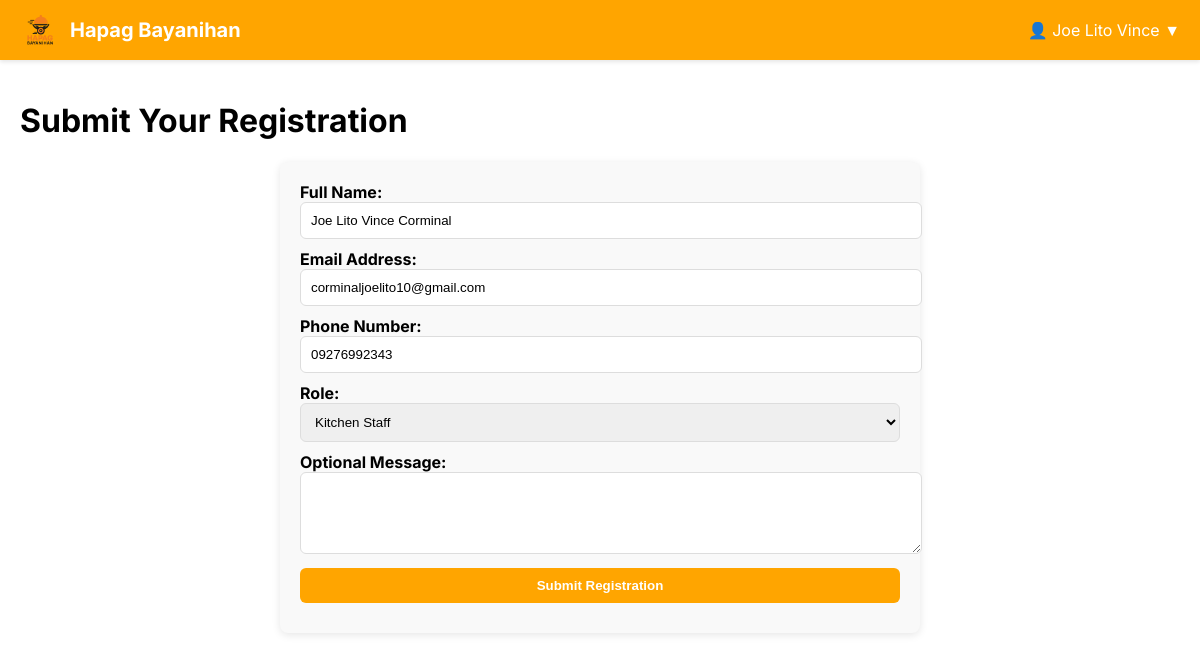
The app's page /request.php (signed in) with its own data.
### tables this page shows
CREATE TABLE `registration` (
  `id` int(11) NOT NULL,
  `FirstName` varchar(100) NOT NULL,
  `LastName` varchar(100) NOT NULL,
  `ContactNumber` varchar(20) NOT NULL,
  `Username` varchar(50) NOT NULL,
  `Email` varchar(100) NOT NULL,
  `Password` varchar(255) NOT NULL,
  `User_type` varchar(20) NOT NULL DEFAULT 'user',
  `RegistrationDate` timestamp NOT NULL DEFAULT current_timestamp(),
  `profile_image` varchar(255) DEFAULT 'default.png'
);

### request.php (the view, shortened to what this page needs)
<?php
include "dbconfig.php";
$user_id = $_SESSION['user_id'];
$user_sql = "SELECT FirstName, LastName, ContactNumber, Email FROM registration WHERE id = ?";
$stmt = $conn->prepare($user_sql);
$stmt->bind_param("i", $user_id);
$stmt->execute();
$user_result = $stmt->get_result();
if ($user_result->num_rows > 0) {
    $user = $user_result->fetch_assoc();
    $firstname = $user['FirstName'];
    $lastname = $user['LastName'];
    $contactnumber = $user['ContactNumber'];
    $email = $user['Email'];
} else {
    echo "User not found.";
    exit();
}
?>
<!DOCTYPE html>
<html lang="en">
<head>
</head>
<body>
<div class="header">
    <a href="main.php" class="logo">
        <img src="logo.png" alt="Logo">
        Hapag Bayanihan
    </a>
    <div class="user-menu">
        <span>👤 <?php echo htmlspecialchars($_SESSION['firstname']); ?> ▼</span>
    </div>
</div>
<div class="content">
    <h1>Submit Your Registration</h1>
    <form action="request.php" method="POST">
        <label for="name">Full Name:</label><br>
        <input type="text" id="name" name="name" value="<?php echo htmlspecialchars($firstname . ' ' . $lastname); ?>" required><br>
        <label for="email">Email Address:</label><br>
        <input type="email" id="email" name="email" value="<?php echo htmlspecialchars($email); ?>" required><br>
        <label for="phone">Phone Number:</label><br>
        <input type="text" id="phone" name="phone" value="<?php echo htmlspecialchars($contactnumber); ?>" required><br>
        <label for="role">Role:</label><br>
        <select id="role" name="role" required>
            <option value="kitchen_staff">Kitchen Staff</option>
        </select><br>
        <label for="message">Optional Message:</label><br>
        <textarea id="message" name="message" rows="4" cols="50"></textarea><br>
        <input type="submit" value="Submit Registration">
    </form>
</div>
</body>
</html>

### request.php (style rules this page uses)
body { font-family: 'Inter', sans-serif; margin: 0; background-color: white; }
.header { background-color: orange; display: flex; justify-content: space-between; align-items: center; padding: 10px 20px; box-shadow: 0 2px 4px rgba(0,0,0,0.1); }
.logo { display: flex; align-items: center; font-size: 20px; font-weight: bold; color: white; text-decoration: none; }
.logo img { height: 40px; margin-right: 10px; }
.user-menu { position: relative; color: white; cursor: pointer; }
.content { padding: 20px; }
form { max-width: 600px; margin: 0 auto; background-color: #f9f9f9; padding: 20px; border-radius: 8px; box-shadow: 0 2px 8px rgba(0, 0, 0, 0.1); }
label { font-weight: bold; }
input, select, textarea { width: 100%; padding: 10px; margin-bottom: 10px; border-radius: 6px; border: 1px solid #ddd; }
input[type="submit"] { background-color: orange; color: white; border: none; cursor: pointer; font-weight: bold; }

### records on screen
registration: name "Joe Lito Vince Corminal", email "corminaljoelito10@gmail.com", phone "09276992343"

### other values on screen
$_SESSION['firstname'] "Joe Lito Vince"
